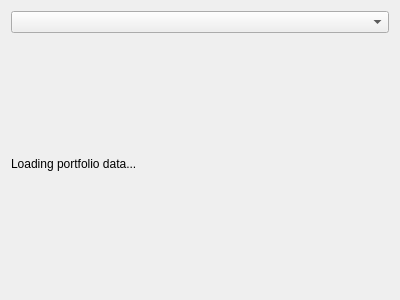
<?xml version="1.0" encoding="UTF-8"?>
<ui version="4.0">
 <class>Portfolio</class>
 <widget class="QWidget" name="Portfolio">
  <property name="geometry">
   <rect>
    <x>0</x>
    <y>0</y>
    <width>400</width>
    <height>300</height>
   </rect>
  </property>
  <property name="windowTitle">
   <string>Portfolio</string>
  </property>
  <layout class="QVBoxLayout" name="verticalLayout">
   <item>
    <widget class="QComboBox" name="accountComboBox"/>
   </item>
   <item>
    <widget class="QLabel" name="portfolioLabel">
     <property name="text">
      <string>Loading portfolio data...</string>
     </property>
    </widget>
   </item>
  </layout>
 </widget>
 <resources/>
 <connections/>
</ui>
